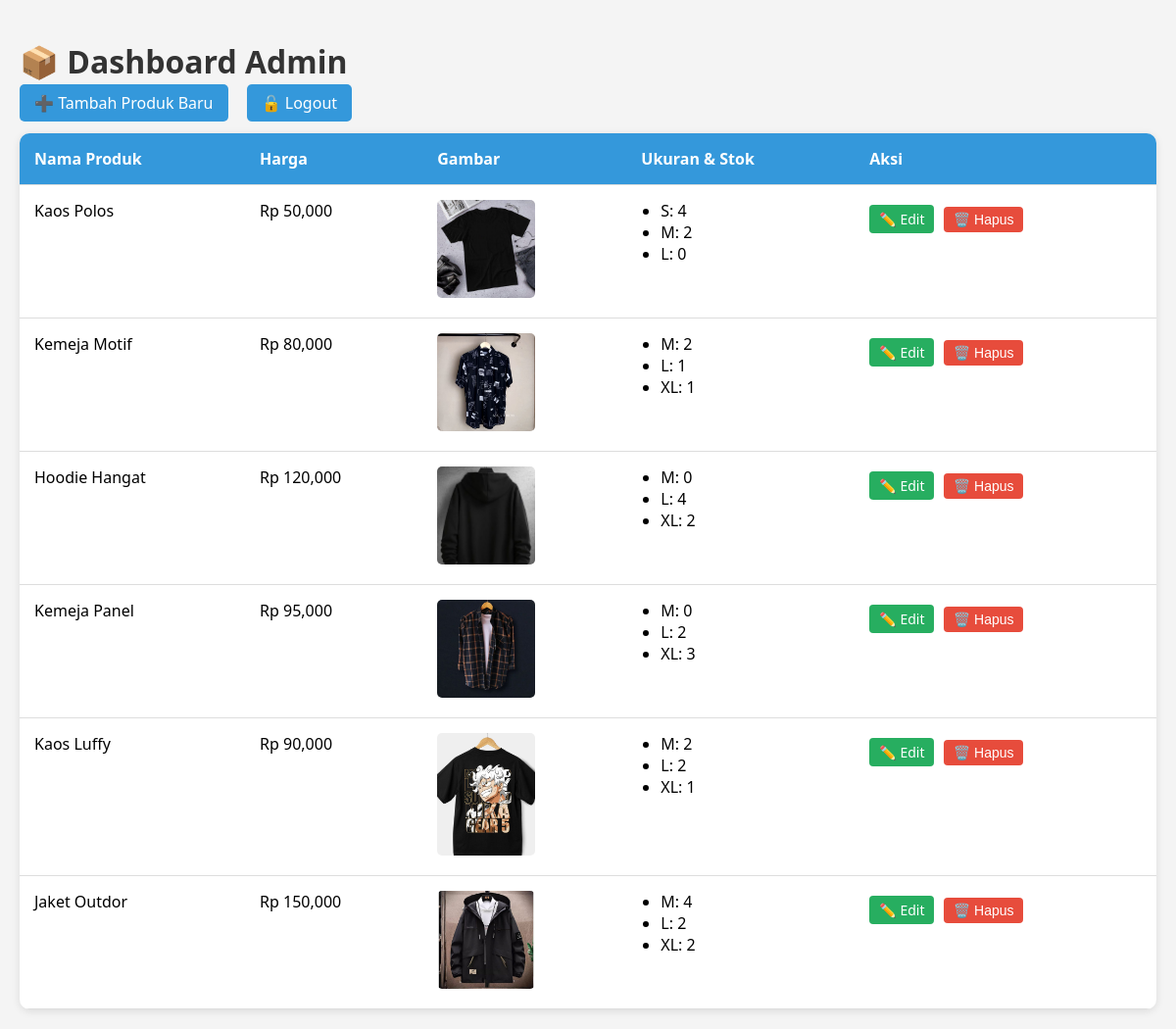
The app's page /admin/dashboard (signed in) with its own data.
### models.py (models this page shows)
class Product(db.Model):
    __tablename__ = 'product'
    id = db.Column(db.Integer, primary_key=True)
    name = db.Column(db.String(100), nullable=False)
    image = db.Column(db.String(200), nullable=False)
    price = db.Column(db.Integer, nullable=False)
    sizes = db.relationship('ProductSize', backref='product', lazy=True, cascade="all, delete-orphan")

class ProductSize(db.Model):
    __tablename__ = 'product_size'
    id = db.Column(db.Integer, primary_key=True)
    size = db.Column(db.String(10), nullable=False)
    stock = db.Column(db.Integer, nullable=False)
    product_id = db.Column(db.Integer, db.ForeignKey('product.id'), nullable=False)

### app.py (the view)
@app.route('/admin/dashboard')
@admin_required
def admin_dashboard():
    products = Product.query.all()
    return render_template('admin_dashboard.html', products=products)

### app.py (called while the page is built)
def admin_required(f):
    @wraps(f)
    def decorated_function(*args, **kwargs):
        if 'admin' not in session:
            flash("Silakan login sebagai admin.", "warning")
            return redirect(url_for('admin_login'))
        return f(*args, **kwargs)
    return decorated_function

### templates/admin_dashboard.html (shortened to what this page needs)
<!DOCTYPE html>
<html lang="id">
<head>
</head>
<body>
    <h1>📦 Dashboard Admin</h1>
    <div class="top-nav">
        <a href="{{ url_for('add_product') }}">➕ Tambah Produk Baru</a>
        <a href="{{ url_for('admin_logout') }}">🔓 Logout</a>
    </div>
    <table>
        <tr>
            <th>Nama Produk</th>
            <th>Harga</th>
            <th>Gambar</th>
            <th>Ukuran & Stok</th>
            <th>Aksi</th>
        </tr>
        {% for product in products %}
        <tr>
            <td>{{ product.name }}</td>
            <td>Rp {{ "{:,.0f}".format(product.price) }}</td>
            <td><img src="{{ url_for('static', filename=product.image) }}" alt="Gambar Produk"></td>
            <td>
                <ul>
                    {% for size in product.sizes %}
                        <li>{{ size.size }}: {{ size.stock }}</li>
                    {% endfor %}
                </ul>
            </td>
            <td class="actions">
                <a href="{{ url_for('edit_product', product_id=product.id) }}">✏️ Edit</a>
                <form method="POST" action="{{ url_for('delete_product', product_id=product.id) }}" style="display:inline;" onsubmit="return confirm('Hapus produk ini?')">
                    <button type="submit">🗑️ Hapus</button>
                </form>
            </td>
        </tr>
        {% endfor %}
    </table>
</body>
</html>

### templates/admin_dashboard.html (style rules this page uses)
body { font-family: 'Segoe UI', sans-serif; background-color: #f4f4f4; margin: 0; padding: 20px; }
h1 { color: #333; margin-bottom: 10px; }
.top-nav { margin-bottom: 20px; }
.top-nav a { text-decoration: none; margin-right: 15px; background-color: #3498db; color: white; padding: 8px 15px; border-radius: 5px; }
table { width: 100%; background-color: white; border-collapse: collapse; border-radius: 10px; overflow: hidden; box-shadow: 0 2px 8px rgba(0,0,0,0.1); }
th, td { padding: 15px; border-bottom: 1px solid #ddd; text-align: left; vertical-align: top; }
th { background-color: #3498db; color: white; }
img { max-width: 100px; border-radius: 5px; }
ul { margin: 0; padding-left: 20px; }
.actions a, .actions button { display: inline-block; margin-top: 5px; margin-right: 5px; padding: 5px 10px; border: none; border-radius: 4px; text-decoration: none; font-size: 14px; }
.actions a { background-color: #27ae60; color: white; }
.actions button { background-color: #e74c3c; color: white; cursor: pointer; }

### records on screen
Product: name "Kaos Polos", price "50,000", image (picture)
ProductSize: size "S", stock "4"
ProductSize: size "M", stock "2"
ProductSize: size "L", stock "0"
Product: name "Kemeja Motif", price "80,000", image (picture)
ProductSize: size "M", stock "2"
ProductSize: size "L", stock "1"
ProductSize: size "XL", stock "1"
Product: name "Hoodie Hangat", price "120,000", image (picture)
ProductSize: size "M", stock "0"
ProductSize: size "L", stock "4"
ProductSize: size "XL", stock "2"
Product: name "Kemeja Panel", price "95,000", image (picture)
ProductSize: size "M", stock "0"
ProductSize: size "L", stock "2"
ProductSize: size "XL", stock "3"
Product: name "Kaos Luffy", price "90,000", image (picture)
ProductSize: size "M", stock "2"
ProductSize: size "L", stock "2"
ProductSize: size "XL", stock "1"
Product: name "Jaket Outdor", price "150,000", image (picture)
ProductSize: size "M", stock "4"
ProductSize: size "L", stock "2"
ProductSize: size "XL", stock "2"
